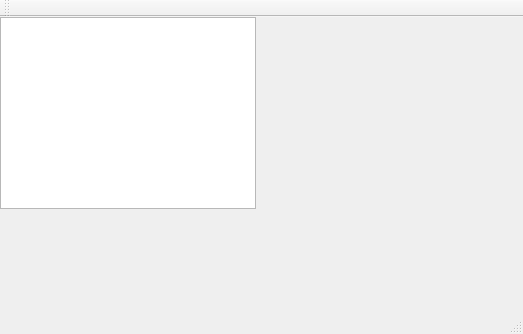
<?xml version="1.0" encoding="UTF-8"?>
<ui version="4.0">
 <class>MainWindow</class>
 <widget class="QMainWindow" name="MainWindow">
  <property name="geometry">
   <rect>
    <x>0</x>
    <y>0</y>
    <width>523</width>
    <height>334</height>
   </rect>
  </property>
  <property name="windowTitle">
   <string>MainWindow</string>
  </property>
  <widget class="QWidget" name="centralWidget">
   <widget class="QPlainTextEdit" name="plainTextEdit">
    <property name="geometry">
     <rect>
      <x>0</x>
      <y>0</y>
      <width>256</width>
      <height>192</height>
     </rect>
    </property>
   </widget>
  </widget>
  <widget class="QMenuBar" name="menuBar">
   <property name="geometry">
    <rect>
     <x>0</x>
     <y>0</y>
     <width>523</width>
     <height>19</height>
    </rect>
   </property>
  </widget>
  <widget class="QToolBar" name="mainToolBar">
   <attribute name="toolBarArea">
    <enum>TopToolBarArea</enum>
   </attribute>
   <attribute name="toolBarBreak">
    <bool>false</bool>
   </attribute>
  </widget>
  <widget class="QStatusBar" name="statusBar"/>
 </widget>
 <layoutdefault spacing="6" margin="11"/>
 <resources/>
 <connections/>
</ui>
